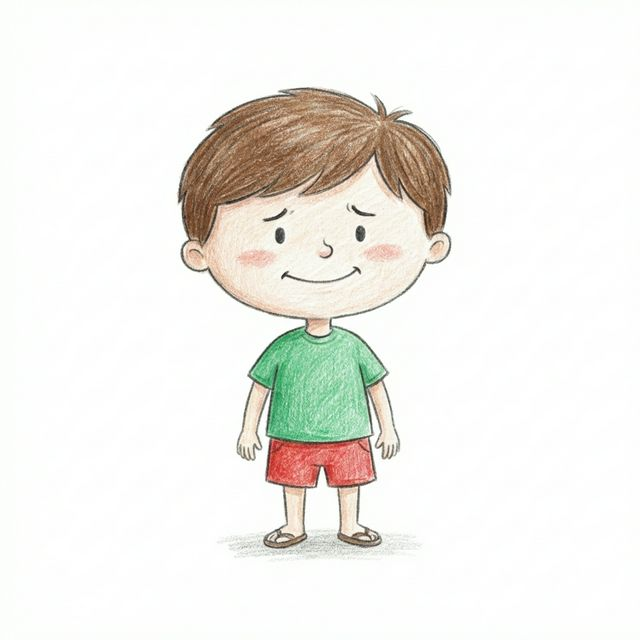
#> input picture assets/lourenco_isolated.png, 640 x 640 px
$ python process_images_v2.py
#> lines starting #> are read from the running program, lines starting #| are printed output that depends on the picture
from PIL import Image

def remove_white_bg(img_path):
#> called with img_path = 'assets/lourenco_isolated.png'
    img = Image.open(img_path).convert("RGBA")
    datas = img.getdata()

    newData = []
    # For colored pencil drawings on white, we only want to remove true/near true white
    # The previous script was too aggressive. Let's make it very precise.
    for item in datas:
        # Check if pixel is VERY close to white (e.g. above 250 for all RGB)
        if item[0] > 250 and item[1] > 250 and item[2] > 250:
            # We must set alpha to 0 for these white pixels
            newData.append((255, 255, 255, 0))
        else:
            # Keep the original pixel EXACTLY as it is, fully opaque (alpha=255)
            # DALL-E sometimes generates slight transparency, force 255
            newData.append((item[0], item[1], item[2], 255))
#> this loop made 409600 passes
#> item on passes 1 to 3: (252, 254, 251, 255), (252, 254, 251, 255), (252, 254, 251, 255)
#> after the loop, newData = 409600 items

    img.putdata(newData)
    img.save(img_path, "PNG")

try:
    # First, let's copy the raw generated versions back to override the bad processing
    import shutil
    shutil.copy("/Users/pbabreu/.gemini/antigravity/brain/43f1d9e2-082b-4414-a33b-6cb056040248/lourenco_isolated_1771628711367.png", "assets/lourenco_isolated.png")
    shutil.copy("/Users/pbabreu/.gemini/antigravity/brain/43f1d9e2-082b-4414-a33b-6cb056040248/ghost_isolated_1771628728485.png", "assets/ghost_isolated.png")
    shutil.copy("/Users/pbabreu/.gemini/antigravity/brain/43f1d9e2-082b-4414-a33b-6cb056040248/anesthesiologist_isolated_1771628743129.png", "assets/anesthesiologist_isolated.png")
    shutil.copy("/Users/pbabreu/.gemini/antigravity/brain/43f1d9e2-082b-4414-a33b-6cb056040248/serum_bag_isolated_1771628769962.png", "assets/serum_bag_isolated.png")

    remove_white_bg("assets/lourenco_isolated.png")
    remove_white_bg("assets/ghost_isolated.png")
#> call 2 of remove_white_bg, with img_path = 'assets/ghost_isolated.png'
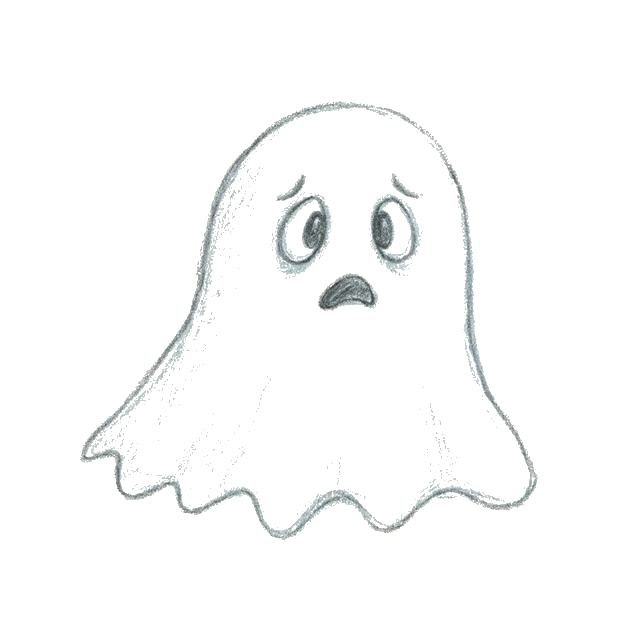
#> input picture assets/ghost_isolated.png, 640 x 640 px
#> in remove_white_bg, img is the input picture: PIL image 640x640 RGBA; mean R, G, B, A 251, 251.4, 251.4, 11.5
    remove_white_bg("assets/anesthesiologist_isolated.png")
#> call 3 of remove_white_bg, with img_path = 'assets/anesthesiologist_isolated.png'
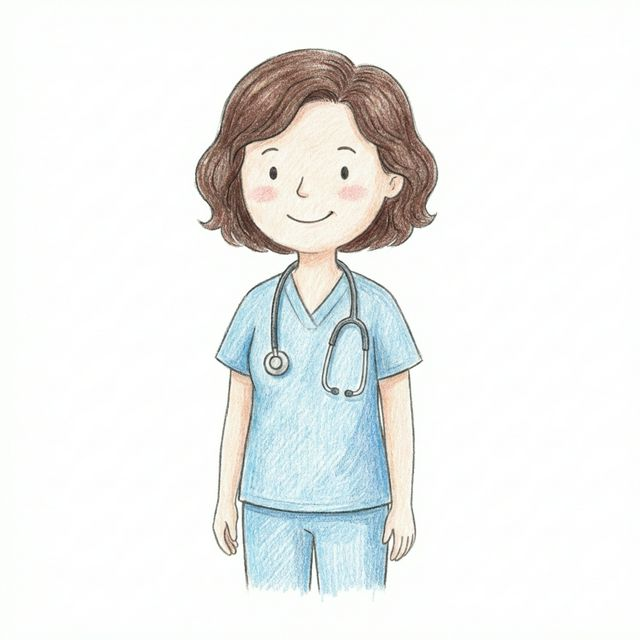
#> input picture assets/anesthesiologist_isolated.png, 640 x 640 px
#> the loop in remove_white_bg (call 3), `for item in datas:` made 409600 passes
    remove_white_bg("assets/serum_bag_isolated.png")
#> call 4 of remove_white_bg, with img_path = 'assets/serum_bag_isolated.png'
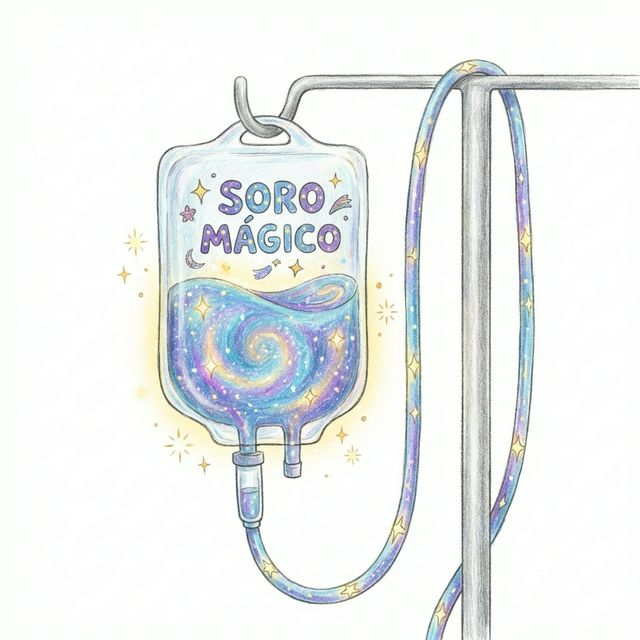
#> input picture assets/serum_bag_isolated.png, 640 x 640 px
#> the loop in remove_white_bg (call 4), `for item in datas:` made 409600 passes
    print("Successfully processed images with v2 script!")
except Exception as e:
    print(f"Error: {e}")
